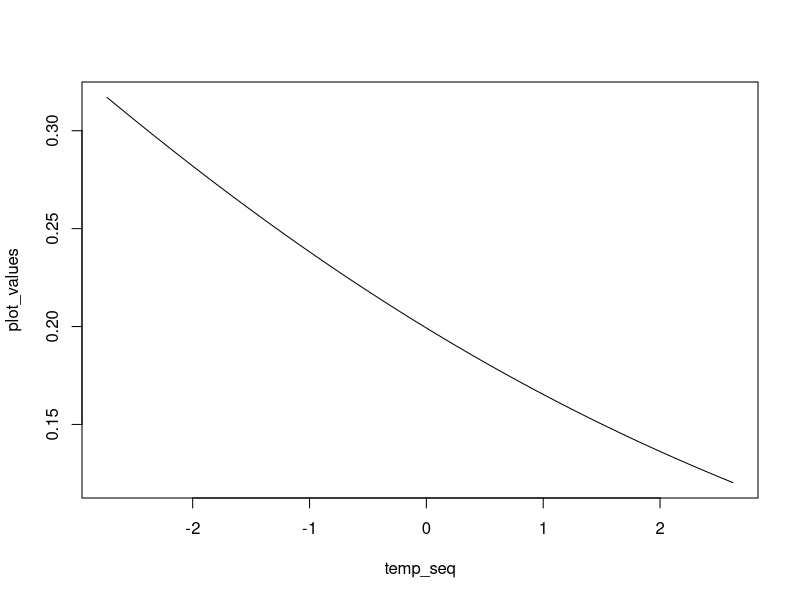
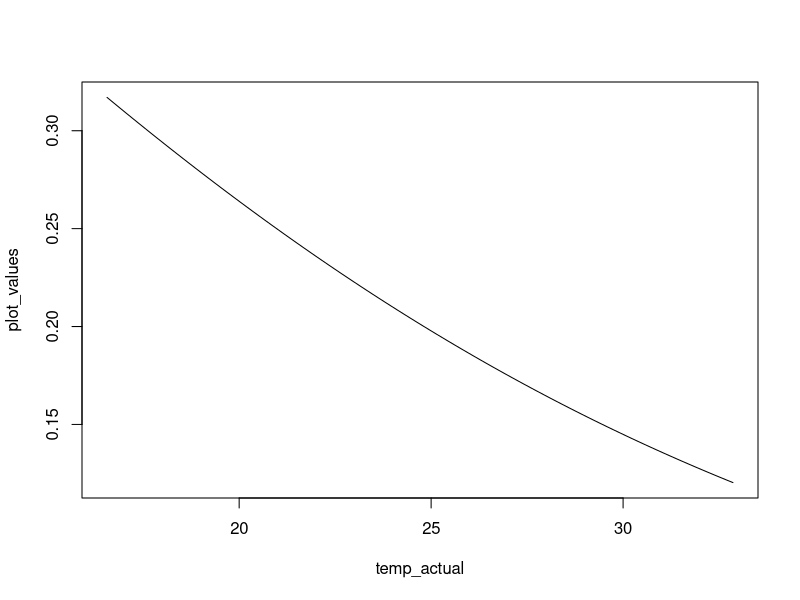
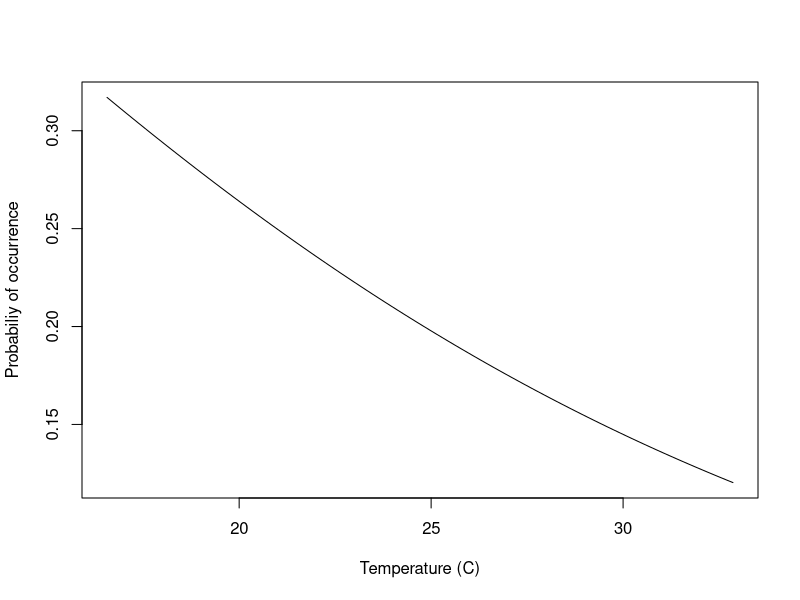
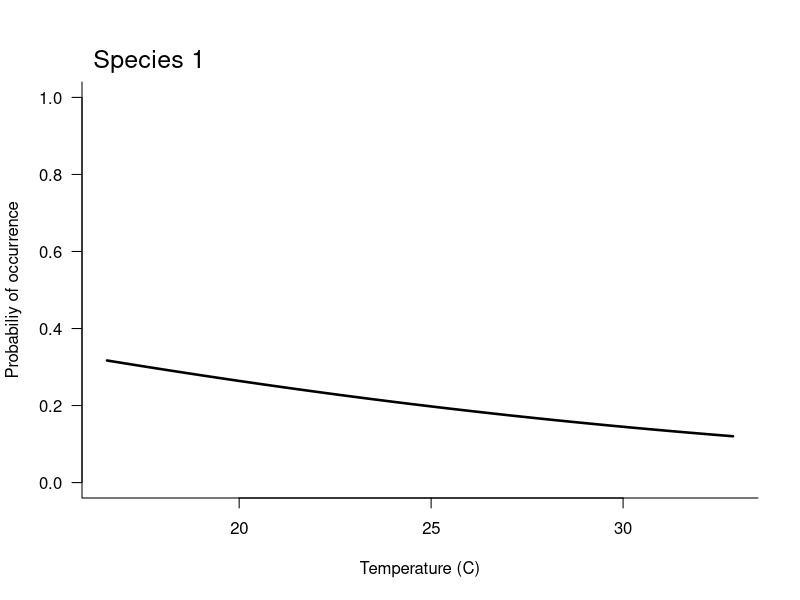
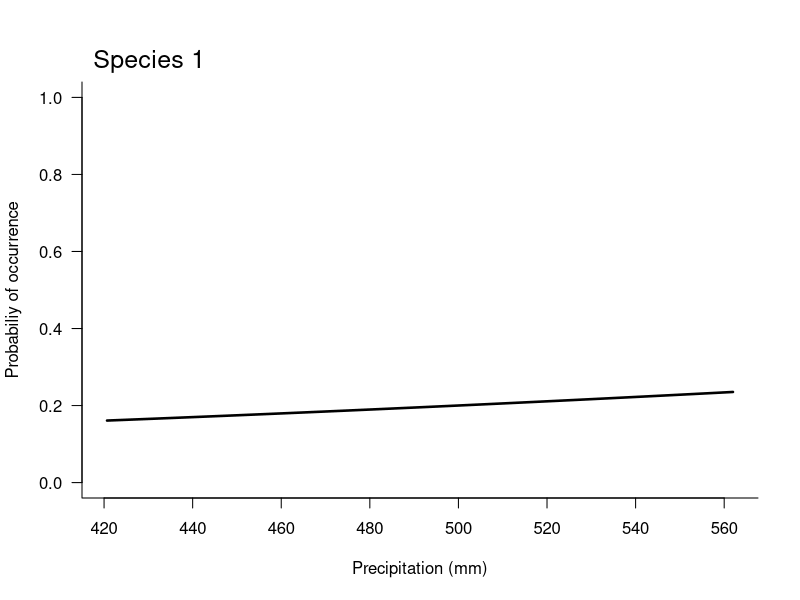
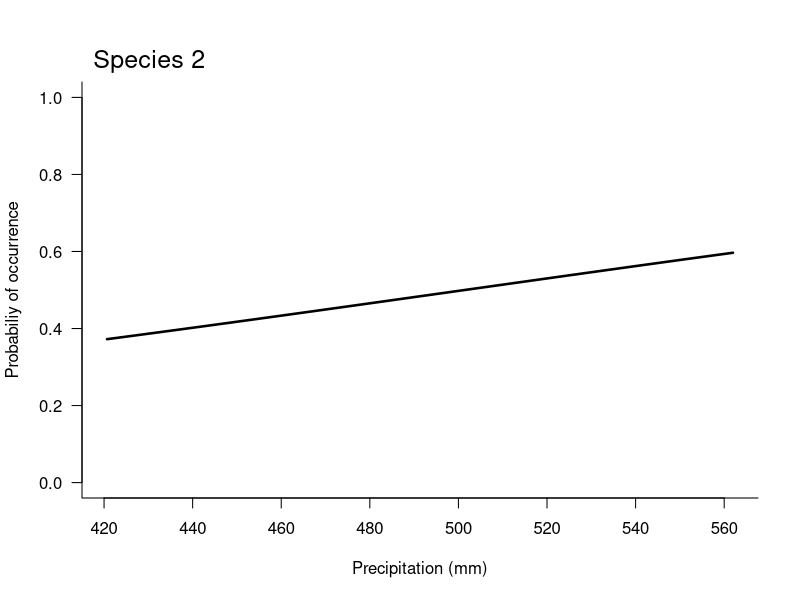

Reproduce these figures in R, in order. (Note: this script raises an error after producing the figures.)
# set a seed to make sure we don't get ridiculous simulated values
set.seed(2019-11-27)

# simulate some data with the following attributes
n_sites <- 200
n_species <- 3

# we need some predictor variables
predictors <- data.frame(
  intercept = rep(1, n_sites),
  temperature_c = rnorm(n_sites, mean = 25, sd = 3),
  precipitation_mm = rnorm(n_sites, mean = 500, sd = 30),
  tree_cover_pc = runif(n_sites, min = 20, max = 80),
  flowering_pc = runif(n_sites, min = 0, max = 45)
)

# simulate some species-level associations with covariates
n_covariates <- ncol(predictors)
covariate_effects <- matrix(
  rnorm(n_species * n_covariates,
        mean = 0, sd = (1 / apply(predictors, 2, mean))),
  nrow = n_covariates,
  ncol = n_species
)

# we can use these to create a `linear_predictor` that gives the mean
#   probability of occurrence for each species at each site (assuming
#   a logit link function)
linear_predictor <- plogis(as.matrix(predictors) %*% covariate_effects)

# we can use these to simulate species occurrences
species_occurrences <- matrix(
  rbinom(n = (n_sites * n_species), size = 1, prob = linear_predictor),
  nrow = n_sites,
  ncol = n_species
)

# now we want to fit a GLM to these data to estimate probabilities of
#   occurrence as as function of the environmental variables

# start by rescaling the environmental variables so they're all centered
#   and have variance = 1
predictors$temperature_std <-
  (predictors$temperature_c - mean(predictors$temperature_c)) /
  sd(predictors$temperature_c)
predictors$precipitation_std <-
  (predictors$precipitation_mm - mean(predictors$precipitation_mm)) /
  sd(predictors$precipitation_mm)
predictors$tree_cover_std <-
  (predictors$tree_cover_pc - mean(predictors$tree_cover_pc)) /
  sd(predictors$tree_cover_pc)
predictors$flowering_std <-
  (predictors$flowering_pc - mean(predictors$flowering_pc)) /
  sd(predictors$flowering_pc)

rescale <- function (x){
  (x - mean(x)) /
    sd(x)
}

predictors$temperature_std <-rescale(predictors$temperature_c)
predictors$precipitation_std <-rescale(predictors$precipitation_mm)
predictors$tree_cover_std <-rescale(predictors$tree_cover_pc)
predictors$flowering_std <- rescale(predictors$flowering_pc)


# create a data set with everything includes
data_set <- data.frame(
  occ_sp1 = species_occurrences[, 1],
  occ_sp2 = species_occurrences[, 2],
  occ_sp3 = species_occurrences[, 3],
  predictors
)

# fit a GLM model for the first species
model_sp1 <- glm(
  occ_sp1 ~ temperature_std +
    precipitation_std +
    tree_cover_std +
    flowering_std,
  data = data_set,
  family = binomial()
)

# repeat for species 2 and 3
model_sp2 <- glm(
  occ_sp2 ~ temperature_std + 
    precipitation_std +
    tree_cover_std +
    flowering_std,
  data = data_set,
  family = binomial()
)
model_sp3 <- glm(
  occ_sp3 ~ temperature_std + 
    precipitation_std + 
    tree_cover_std + 
    flowering_std,
  data = data_set,
  family = binomial()
)



mods <- apply(data_set[,c("occ_sp1", "occ_sp2", "occ_sp3")], 2, function (mycol) 
  glm( mycol~ temperature_std +
    precipitation_std +
    tree_cover_std +
    flowering_std,
  data = data_set,
  family = binomial()
))

mods[[1]]

this_models <- function (mycol) {
  glm( mycol~ temperature_std +
         precipitation_std +
         tree_cover_std +
         flowering_std,
       data = data_set,
       family = binomial()
  )
  
}

model_sp1 <- this_models(data_set$occ_sp1)
model_sp2 <- this_models(data_set$occ_sp2)
model_sp3 <- this_models(data_set$occ_sp3)


# let's assume the models are fitted perfectly and we don't need 
#   to look at model diagnostics. Then we can use these perfect
#   models to make some plots of occurrence probabilities against
#   predictors

# how many values should we use to draw our fitted association?
n_plot <- 100

# we need a sequence of predictor values (temperature in this case)
#   so we can predict occurrence probabilities along a gradient
temp_seq <- seq(min(data_set$temperature_std),
                max(data_set$temperature_std),
                length = n_plot)

# now we make a new data.frame, with the predictor sequence used
#   for the variable of interest, and zeros otherwise
#   (holding all other predictors at their mean)
plot_data <- data.frame(
  temperature_std = temp_seq,
  precipitation_std = rep(0, n_plot),
  tree_cover_std = rep(0, n_plot),
  flowering_std = rep(0, n_plot)
)

# we can use this new data.frame to predict the probability of
#   occurrence at each value along the predictor sequence
plot_values <- predict(model_sp1, newdata = plot_data, type = "response")

# now plot it
plot(plot_values ~ temp_seq, type = "l")

# there's a few things we might want to fix with this plot:
#   1. the x-axis has the standardised values but ideally would
#        have the true temperature values
#   2. we could add some informative axis labels
#   3. we could make some formatting changes based on our own preferences

# change the axis range
temp_actual <- temp_seq * sd(data_set$temperature_c) +
  mean(data_set$temperature_c)
plot(plot_values ~ temp_actual, type = "l")

# change the axis labels
plot(plot_values ~ temp_actual,
     type = "l",
     xlab = "Temperature (C)",
     ylab = "Probabiliy of occurrence")

# other random things we can change
plot(plot_values ~ temp_actual,
     type = "l",
     bty = "l",
     las = 1,
     lwd = 2.5,
     ylim = c(0, 1),
     xlab = "Temperature (C)",
     ylab = "Probabiliy of occurrence")

# could even add a label to the plot
mtext("Species 1", side = 3, line = 0.5, adj = 0.02, cex = 1.5)

# that was easy enough. But now we want to repeat this processs for other
#   predictors and species

# let's start with precipitation for species 1
#    (note: using almost the same code as above)
# generate a sequence of precipitation values
precip_seq <- seq(min(data_set$precipitation_std), max(data_set$precipitation_std), length = n_plot)

# create a new data.frame with this precipitation sequence,
#   holding all other variables at zero (their mean)
plot_data <- data.frame(
  temperature_std = rep(0, n_plot),
  precipitation_std = precip_seq,
  tree_cover_std = rep(0, n_plot),
  flowering_std = rep(0, n_plot)
)

# predict occurrence probabilities at each value of precipitation
plot_values <- predict(model_sp1, newdata = plot_data, type = "response")

# rescale the x-axis values to be actual precipitation rather than
#   standardised values
precip_actual <- precip_seq * sd(data_set$precipitation_mm) +
  mean(data_set$precipitation_mm)

# plot it, with your preferred plot settings
plot(plot_values ~ precip_actual,
     type = "l",
     bty = "l",
     las = 1,
     lwd = 2.5,
     ylim = c(0, 1),
     xlab = "Precipitation (mm)",
     ylab = "Probabiliy of occurrence")

# add a label
mtext("Species 1", side = 3, line = 0.5, adj = 0.02, cex = 1.5)

# what if we want to plot precipitation for species 2?

# repeat the above code, swapping out species 1 for species 2
precip_seq <- seq(min(data_set$precipitation_std), max(data_set$precipitation_std), length = n_plot)
plot_data <- data.frame(
  temperature_std = rep(0, n_plot),
  precipitation_std = precip_seq,
  tree_cover_std = rep(0, n_plot),
  flowering_std = rep(0, n_plot)
)
plot_values <- predict(model_sp2, newdata = plot_data, type = "response")
precip_actual <- precip_seq * sd(data_set$precipitation_mm) + mean(data_set$precipitation_mm)
plot(plot_values ~ precip_actual,
     type = "l",
     bty = "l",
     las = 1,
     lwd = 2.5,
     ylim = c(0, 1),
     xlab = "Precipitation (mm)",
     ylab = "Probabiliy of occurrence")
mtext("Species 2", side = 3, line = 0.5, adj = 0.02, cex = 1.5)

# great, but this seems like a huge amount of copy-paste and a lot of
#   opportunities for mistakes if we want to plot three species by
#   four predictors. What if we had more species or more predictors?


#--- Here are my functions



plot_models <- function (model_name, species_no, ... ) {
  plot_values <- predict(model_name, newdata = plot_data, type = "response")
  precip_actual <- precip_seq * sd(data_set$precipitation_mm) + mean(data_set$precipitation_mm)
  plot(plot_values ~ precip_actual,
       type = "l",
       bty = "l",
       las = 1,
       lwd = 2.5,
       ylim = c(0, 1),
       xlab = "Precipitation (mm)",
       ylab = "Probabiliy of occurrence",
       ...)
  species_label <- paste("Species", species_no, sep=" ")
  mtext(species_label, side = 3, line = 0.5, adj = 0.02, cex = 1.5)
  
  
}

plot_models(model_sp1, species_no=1,  col="red", ylim=c(0,2))
plot_models(model_sp2, species_no=2, col="blue")
plot_models(model_sp3, species_no=3, col="green")

